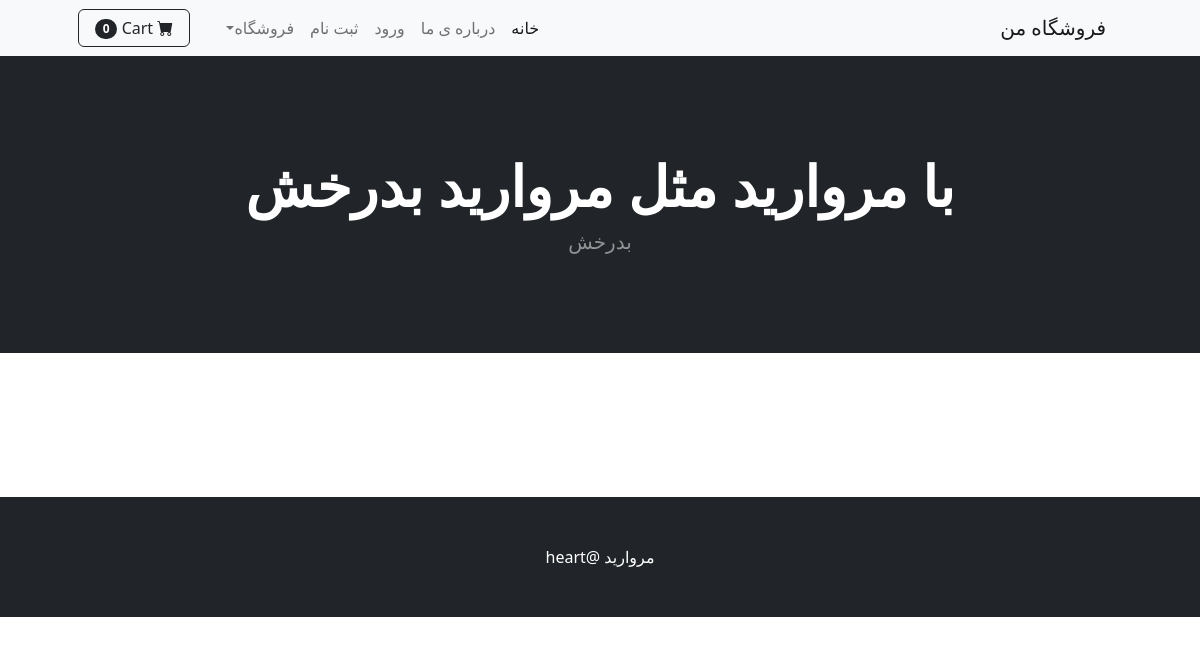
The app's page /, older data.
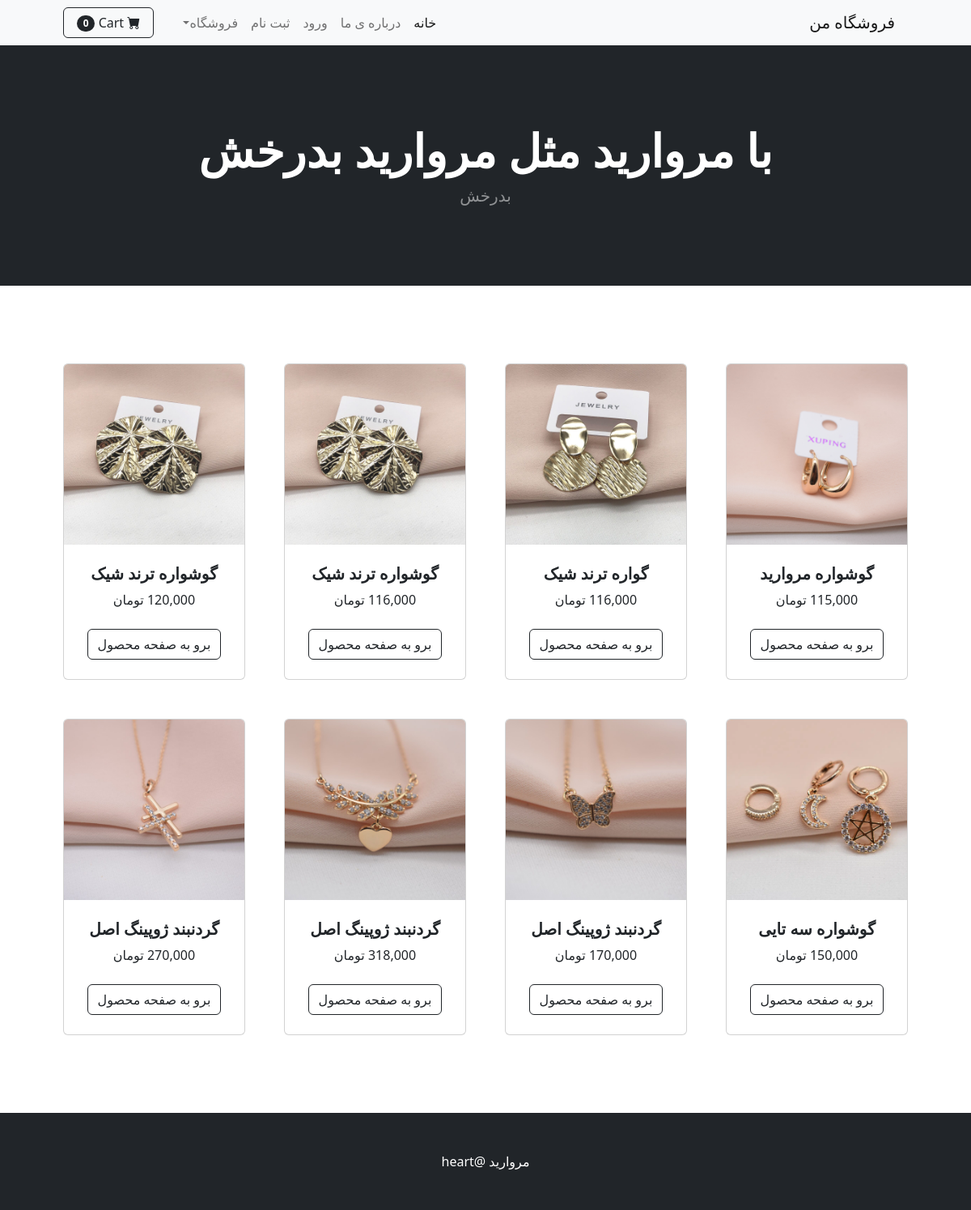
The same page, newer data.
### shop/models.py (models this page shows, shortened)
class Product(models.Model):
    name = models.CharField(max_length=25)
    description= models.CharField(max_length=100,default='',blank=True,null=True)
    price =models.DecimalField(default=0,max_digits=50,decimal_places=0)
    category=models.ForeignKey(Category,on_delete=models.CASCADE,default=1)
    picture=models.ImageField(upload_to='upload/products/')
    is_sale=models.BooleanField(default=False)
    sale_price=models.DecimalField(default=0,max_digits=50,decimal_places=0)

### shop/views.py (the view)
# urls.py: path('',views.helloworld,name="home"),
def helloworld(request):
    all_products=Product.objects.all()
    return render(request, 'index.html', {'products':all_products})

### shop/templates/index.html (shortened to what this page needs)
{% extends "base.html" %}
{% load static %}
{% load humanize %}
{% block content %}
        <header class="bg-dark py-5">
            <div class="container px-4 px-lg-5 my-5">
                <div class="text-center text-white">
                    <h1 class="display-4 fw-bolder">با مروارید مثل مروارید بدرخش</h1>
                    <p class="lead fw-normal text-white-50 mb-0">بدرخش</p>
                </div>
            </div>
        </header>
        <section class="py-5">
            <div class="container px-4 px-lg-5 mt-5">
                <div class="row gx-4 gx-lg-5 row-cols-2 row-cols-md-3 row-cols-xl-4 justify-content-center">
                    {% for Item in products %}
                    {% if Item.is_sale %}
                    <div class="col mb-5">
                        <div class="card h-100">
                            <div class="badge bg-dark text-white position-absolute" style="top: 0.5rem; right: 0.5rem">تخفیف ویژه</div>
                            <img class="card-img-top" src="{{ Item.picture.url }}" alt="..." />
                            <div class="card-body p-4">
                                <div class="text-center">
                                    <h5 class="fw-bolder">{{ Item.name }}</h5>
                                    <strike>{{ Item.price | intcomma }} تومان</strike> <br>
                                      {{ Item.sale_price | intcomma }} تومان
                                </div>
                            </div>
                            <div class="card-footer p-4 pt-0 border-top-0 bg-transparent">
                                <div class="text-center"><a class="btn btn-outline-dark mt-auto" href="#">برو به صفحه محصول</a></div>
                            </div>
                        </div>
                    </div>
                    {% else %}
                    <div class="col mb-5">
                        <div class="card h-100">
                            <img class="card-img-top" src="{{ Item.picture.url }}" alt="..." />
                            <div class="card-body p-4">
                                <div class="text-center">
                                    <h5 class="fw-bolder">{{ Item.name }}</h5>
                                    {{ Item.price | intcomma }} تومان
                                </div>
                            </div>
                            <div class="card-footer p-4 pt-0 border-top-0 bg-transparent">
                                <div class="text-center"><a class="btn btn-outline-dark mt-auto" href="#">برو به صفحه  محصول</a></div>
                            </div>
                        </div>
                    </div>
                    {% endif %}
                    {% endfor %}
        </section>
        {% endblock %}

### shop/templates/base.html (shortened to what this page needs)
{% load static %}
{% load humanize %}
<!DOCTYPE html>
<html lang="en">
    <head>
        <link href="https://cdn.jsdelivr.net/npm/bootstrap-icons@1.5.0/font/bootstrap-icons.css" rel="stylesheet" />
        <link href="{% static 'css/styles.css' %}" rel="stylesheet" />
    </head>
    <body dir="rtl">
        {% include 'navbar.html' %}
        {% block content %}
        {% endblock %}
        <footer class="py-5 bg-dark">
            <div class="container"><p class="m-0 text-center text-white">مروارید @heart</p></div>
        </footer>
    </body>
</html>

### shop/templates/navbar.html (shortened to what this page needs)
<nav class="navbar navbar-expand-lg navbar-light bg-light">
    <div class="container px-4 px-lg-5">
        <a class="navbar-brand" href="{% url 'home' %}">فروشگاه من</a>
        <div class="collapse navbar-collapse" id="navbarSupportedContent">
            <ul class="navbar-nav me-auto mb-2 mb-lg-0 ms-lg-4">
                <li class="nav-item"><a class="nav-link active" aria-current="page" href="{% url 'home' %}">خانه</a></li>
                <li class="nav-item"><a class="nav-link" href="{% url 'about' %}">درباره ی ما</a></li>
                {% if user.is_authenticated %}
                <li class="nav-item"><a class="nav-link" href="{% url 'logout' %}">خروج</a></li>
                {% else %}
               <li class="nav-item"><a class="nav-link" href="{% url 'login' %}">ورود</a></li>
               <li class="nav-item"><a class="nav-link" href="{% url 'signup' %}">ثبت نام</a></li>
               {% endif%}
                <li class="nav-item dropdown">
                    <a class="nav-link dropdown-toggle" id="navbarDropdown" href="#" role="button" data-bs-toggle="dropdown" aria-expanded="false">فروشگاه</a>
                </li>
            </ul>
            <form class="d-flex">
                <button class="btn btn-outline-dark" type="submit">
                    <i class="bi-cart-fill me-1"></i>
                    <span class="badge bg-dark text-white ms-1 rounded-pill">0</span>
                </button>
            </form>
        </div>
    </div>
</nav>

Row changes from the older to the newer data that the page shows:
added Product: picture (picture), name "گوشواره مروارید", price "115,000"
added Product: picture (picture), name "گواره ترند شیک", price "116,000"
added Product: picture (picture), name "گوشواره ترند شیک", price "116,000"
added Product: picture (picture), name "گوشواره ترند شیک", price "120,000"
added Product: picture (picture), name "گوشواره سه تایی", price "150,000"
added Product: picture (picture), name "گردنبند ژوپینگ اصل", price "170,000"
added Product: picture (picture), name "گردنبند ژوپینگ اصل", price "318,000"
added Product: picture (picture), name "گردنبند ژوپینگ اصل", price "270,000"
